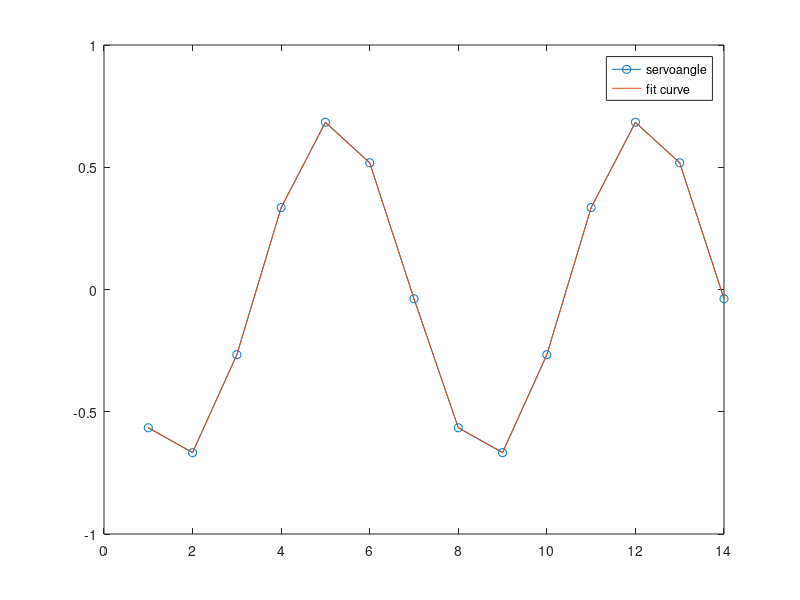

Write the MATLAB code that produced this figure.
clear variables
clc

% This script set all the paramaters for the model

%% Model parameters

mu_static = 0.43 % not used in the anisotropic friction model
mu_dynamic=0.2 % not used in the anisotropic friction model

amplitude=0.7
frequency = 2 % rad/s
phase = pi/3 % rad

% Friction for the anisotropic model
friction_x = 0.1
friction_y = 0.1

%% Setting the Serpenoid Curve

arcs = 20; % mm, arc length of the serpenoid curve 
alpha = 0.8; % rad, bending angle of the serpenoid curve
N = 7; % number of joints
kn = 1; % number of S-shape
L = 2300; % mm, total length

% From the paper we get the formula :
servoangle = [-2*alpha*sin(kn*pi/N)*sin(2*kn*pi*arcs/L+2*kn*pi*1/N);
    -2*alpha*sin(kn*pi/N)*sin(2*kn*pi*arcs/L+2*kn*pi*2/N);
    -2*alpha*sin(kn*pi/N)*sin(2*kn*pi*arcs/L+2*kn*pi*3/N);
    -2*alpha*sin(kn*pi/N)*sin(2*kn*pi*arcs/L+2*kn*pi*4/N);
    -2*alpha*sin(kn*pi/N)*sin(2*kn*pi*arcs/L+2*kn*pi*5/N);
    -2*alpha*sin(kn*pi/N)*sin(2*kn*pi*arcs/L+2*kn*pi*6/N);
    -2*alpha*sin(kn*pi/N)*sin(2*kn*pi*arcs/L+2*kn*pi*7/N)]

%servoangle(i)=-2*alpha*sin(kn*pi/N)*sin(2*kn*pi*arcs/L+2*kn*pi*i/N)

% The curve is equivalent to a sin curve :
% --> We take a sin wave for our joint input

fit_curve = 7*sin(servoangle/7)

figure
plot([servoangle;servoangle],'-o')
hold on
plot([fit_curve;fit_curve])
legend 'servoangle' 'fit curve' location best


